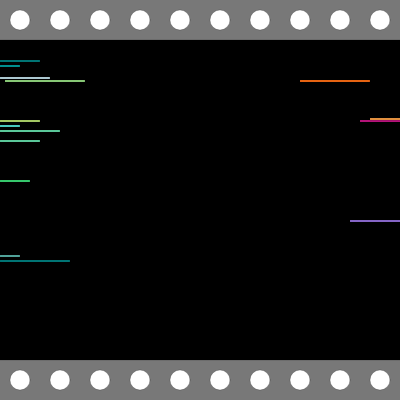
Frame 1 (no input)
Frame 60 (no input): identical to frame 1, image omitted
Frame 120 (the mouse pressed at the canvas centre since frame 60): identical to frame 1, image omitted

The p5.js sketch that drew this single still picture (run headless with seeded random() and noise() and a simulated clock; from frame 60 on, the mouse is pressed at the canvas centre):

// p5.js sketch
// ── sketch.js
function setup() {
  createCanvas(400, 400);
}

function draw() {
  background(120);

    fill(255, 255, 255);

    stroke (0)
    strokeWeight (0.2)
  ellipse(20,20,20,20);

      stroke (0)
    strokeWeight (0.2)
  ellipse(60,20,20,20);

        stroke (0)
    strokeWeight (0.2)
  ellipse(100,20,20,20);


        stroke (0)
    strokeWeight (0.2)
  ellipse(140,20,20,20);

        stroke (0)
    strokeWeight (0.2)
  ellipse(180,20,20,20);

        stroke (0)
    strokeWeight (0.2)
  ellipse(220,20,20,20);

        stroke (0)
    strokeWeight (0.2)
  ellipse(260,20,20,20);

        stroke (0)
    strokeWeight (0.2)
  ellipse(300,20,20,20);

        stroke (0)
    strokeWeight (0.2)
  ellipse(340,20,20,20);

        stroke (0)
    strokeWeight (0.2)
  ellipse(380,20,20,20);











      stroke (0)
    strokeWeight (0.2)
  ellipse(20,380,20,20);

      stroke (0)
    strokeWeight (0.2)
  ellipse(60,380,20,20);

        stroke (0)
    strokeWeight (0.2)
  ellipse(100,380,20,20);


        stroke (0)
    strokeWeight (0.2)
  ellipse(140,380,20,20);

        stroke (0)
    strokeWeight (0.2)
  ellipse(180,380,20,20);

        stroke (0)
    strokeWeight (0.2)
  ellipse(220,380,20,20);

        stroke (0)
    strokeWeight (0.2)
  ellipse(260,380,20,20);

        stroke (0)
    strokeWeight (0.2)
  ellipse(300,380,20,20);

        stroke (0)
    strokeWeight (0.2)
  ellipse(340,380,20,20);

        stroke (0)
    strokeWeight (0.2)
  ellipse(380,380,20,20);




    fill(0, 0, 0);
  rect(0, 40, 400, 320);



  // links kühl

  fill(0, 128, 128);
  rect(0, 60, 40, 2);

  fill(0, 158, 158);
  rect(0, 65, 20, 2);

  fill(190, 220, 230);
  rect(0, 77, 50, 2);

  fill(150, 220, 130);
  rect(5, 80, 80, 2);

  fill(180, 220, 110);
  rect(0, 120, 40, 2);

  fill(80, 220, 210);
  rect(0, 125, 20, 2);

  fill(100, 220, 170);
  rect(0, 130, 60, 2);

  fill(100, 220, 170);
  rect(0, 140, 40, 2);

  fill(60, 220, 120);
  rect(0, 180, 30, 2);

    //oben rand


  fill(0, 128, 128);
  rect(0, 260, 70, 2);

  fill(90,180,170);
  rect(0, 255, 20, 2);




  // rechts warme farben

  fill(147,112,219);
  rect(350, 220, 70, 2);


  fill(199,21,133);
  rect(360, 120, 70, 2);


  fill(250,160,70);
  rect(370, 118, 70, 2);

  fill(280,110,20);
  rect(300, 80, 70, 2);

}
